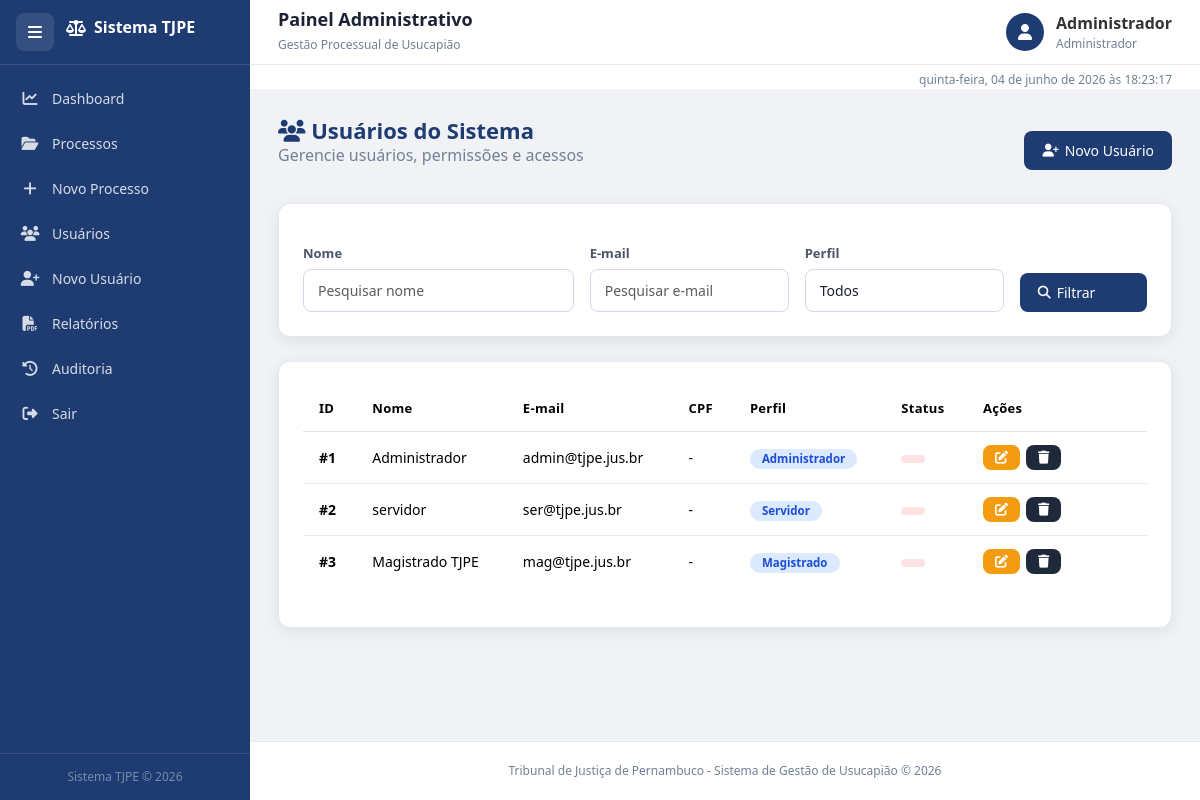
/usuarios (signed in), run on the app's committed database.
### tables this page shows
CREATE TABLE usuarios (
        id INTEGER PRIMARY KEY AUTOINCREMENT,
        nome TEXT NOT NULL,
        email TEXT UNIQUE NOT NULL,
        senha TEXT NOT NULL,
        perfil TEXT NOT NULL
    );

### projeto_tj.py (the view)
@app.route("/usuarios")
@login_required
@require_permission(["Administrador"])
def usuarios():
    conn = get_db_connection()
    usuarios = conn.execute(
        "SELECT * FROM usuarios"
    ).fetchall()
    conn.close()
    return render_template(
        "usuarios_lista.html",
        usuarios=usuarios
    )

### projeto_tj.py (called while the page is built, shortened)
def get_db_connection():
    conn = sqlite3.connect(DATABASE)
    conn.row_factory = sqlite3.Row
    return conn

def login_required(f):
    @wraps(f)
    def decorated_function(*args, **kwargs):
        return f(*args, **kwargs)
    return decorated_function

def require_permission(perfis_permitidos):
    def decorator(f):
        @wraps(f)
        def decorated_function(*args, **kwargs):
            if "perfil" not in session or session["perfil"] not in perfis_permitidos:
                flash(
                    "Acesso negado. Permissão insuficiente.",
                    "danger"
                )
                return redirect(url_for("dashboard"))
            return f(*args, **kwargs)
        return decorated_function
    return decorator

### templates/usuarios_lista.html (shortened to what this page needs)
{% extends 'base.html' %}
{% block content %}
<div class="page-header">
    <div>
        <h2>
            <i class="fas fa-users"></i>
            Usuários do Sistema
        </h2>
        <p class="text-muted">
            Gerencie usuários, permissões e acessos
        </p>
    </div>
    <div>
        <a href="{{ url_for('novo_usuario') }}" class="btn btn-primary">
            <i class="fas fa-user-plus"></i>
            Novo Usuário
        </a>
    </div>
</div>
<div class="card-box mb-4">
    <form method="GET">
        <div class="row g-3">
            <div class="col-lg-4">
                <label class="form-label">Nome</label>
                <input
                    type="text"
                    name="nome"
                    class="form-control"
                    placeholder="Pesquisar nome"
                    value="{{ request.args.get('nome', '') }}"
                >
            </div>
            <div class="col-lg-3">
                <label class="form-label">E-mail</label>
                <input
                    type="text"
                    name="email"
                    class="form-control"
                    placeholder="Pesquisar e-mail"
                    value="{{ request.args.get('email', '') }}"
                >
            </div>
            <div class="col-lg-3">
                <label class="form-label">Perfil</label>
                <select name="perfil" class="form-select">
                    <option value=""
                        {% if not request.args.get('perfil') %}selected{% endif %}>
                        Todos
                    </option>
                </select>
            </div>
            <div class="col-lg-2 d-flex align-items-end">
                <button type="submit" class="btn btn-primary w-100">
                    <i class="fas fa-search"></i>
                    Filtrar
                </button>
            </div>
        </div>
    </form>
</div>
<div class="card-box">
    <div class="table-responsive">
        <table class="table table-hover align-middle">
            <thead>
                <tr>
                    <th>ID</th>
                    <th>Nome</th>
                    <th>E-mail</th>
                    <th>CPF</th>
                    <th>Perfil</th>
                    <th>Status</th>
                    <th width="180">Ações</th>
                </tr>
            </thead>
            <tbody>
                {% if usuarios %}
                    {% for u in usuarios %}
                    <tr>
                        <td>
                            <strong>#{{ u['id'] }}</strong>
                        </td>
                        <td>{{ u['nome'] }}</td>
                        <td>{{ u['email'] }}</td>
                        <td>{{ u['cpf'] if u['cpf'] else '-' }}</td>
                        <td>
                            <span class="badge bg-info">
                                {{ u['perfil'] }}
                            </span>
                        </td>
                        <td>
                            {% if u['status'] == 'Ativo' %}
                                <span class="badge bg-success">
                                    {{ u['status'] }}
                                </span>
                            {% else %}
                                <span class="badge bg-danger">
                                </span>
                            {% endif %}
                        </td>
                        <td>
                            <div class="action-buttons">
                                <a
                                    href="{{ url_for('editar_usuario', id=u['id']) }}"
                                    class="btn btn-sm btn-warning"
                                    title="Editar"
                                >
                                    <i class="fas fa-edit"></i>
                                </a>
                                <a
                                    href="{{ url_for('excluir_usuario', id=u['id']) }}"
                                    class="btn btn-sm btn-dark"
                                    onclick="return confirm('Deseja excluir este usuário?')"
                                    title="Excluir"
                                >
                                    <i class="fas fa-trash"></i>
                                </a>
                            </div>
                        </td>
                    </tr>
                    {% endfor %}
                {% endif %}
            </tbody>
        </table>
    </div>
</div>
{% endblock %}

### static/css/style.css (style rules this page uses)
*, *::before, *::after { box-sizing: border-box; margin: 0; padding: 0; }
html, body { height: 100%; font-family: "Segoe UI", Tahoma, Geneva, Verdana, sans-serif; background: #f0f2f5; color: #333; overflow-x: hidden; scroll-behavior: smooth; }
:root { --sidebar-w: 250px; --sidebar-collapsed: 72px; --topbar-h: 65px; --azul: #1e3c72; --azul2: #2a5298; --azul3: #3a6abf; --branco: #ffffff; --cinza-bg: #f0f2f5; --borda: #e2e8f0; --texto: #1a2233; --texto2: #4a5568; --texto3: #718096; --verde: #2ecc71; --vermelho: #e74c3c; --laranja: #f39c12; --azul-info: #3498db; --radius: 12px; --shadow: 0 4px 16px rgba(0,0,0,0.08); --transition: 0.28s ease; }
.card-box { background: var(--branco); border-radius: var(--radius); box-shadow: var(--shadow); padding: 24px; margin-bottom: 20px; border: 1px solid var(--borda); }
.table { width: 100%; border-collapse: collapse; }
.table thead { background: var(--azul); color: #fff; }
.table thead th { padding: 13px 16px; font-size: 13px; font-weight: 600; letter-spacing: .3px; }
.table tbody td { padding: 13px 16px; border-bottom: 1px solid var(--borda); font-size: 14px; vertical-align: middle; }
.table tbody tr:last-child td { border-bottom: none; }
.badge { display: inline-block; padding: 4px 12px; border-radius: 20px; font-size: 11.5px; font-weight: 600; white-space: nowrap; }
.bg-danger, .badge-danger { background: #fee2e2 !important; color: #b91c1c !important; }
.bg-info, .badge-info { background: #dbeafe !important; color: #1d4ed8 !important; }
.btn { display: inline-flex; align-items: center; gap: 6px; padding: 9px 18px; border-radius: 8px; font-size: 14px; font-weight: 500; border: none; cursor: pointer; text-decoration: none; transition: all 0.18s; white-space: nowrap; }
.btn-sm { padding: 6px 12px; font-size: 13px; }
.btn-primary { background: var(--azul); color: #fff; }
.btn-warning { background: var(--laranja); color: #fff; }
.btn-dark { background: #1e293b; color: #fff; }
.btn i { font-size: 13px; }
label.form-label { display: block; font-size: 13px; font-weight: 600; color: var(--texto2); margin-bottom: 5px; }
input.form-control, select.form-select, textarea.form-control { width: 100%; padding: 10px 14px; border: 1px solid #d1d9e6; border-radius: 8px; font-size: 14px; color: var(--texto); background: var(--branco); transition: border 0.15s, box-shadow 0.15s; margin-bottom: 0; height: auto; }
.page-header { display: flex; align-items: center; justify-content: space-between; flex-wrap: wrap; gap: 12px; margin-bottom: 20px; }
.page-header h2 { font-size: 22px; font-weight: 700; color: var(--azul); margin: 0; }
.row { display: flex; flex-wrap: wrap; margin: -8px; }
.row.g-3 > * { padding: 8px; }
.col-lg-2 { width: 16.666%; }
.col-lg-3 { width: 25%; }
.col-lg-4 { width: 33.333%; }
.d-flex { display: flex; }
.mb-4 { margin-bottom: 16px; }
.w-100 { width: 100%; }
.text-muted { color: var(--texto3) !important; }
.table-responsive { overflow-x: auto; }
.table-hover tbody tr { cursor: default; }
.align-middle td { vertical-align: middle; }
strong { font-weight: 600; }
.action-buttons { display: flex; gap: 6px; flex-wrap: wrap; }

### data on the page
usuarios: id "1", nome "Administrador", email "admin@tjpe.jus.br", u "-", perfil "Administrador"
usuarios: id "2", nome "servidor", email "ser@tjpe.jus.br", u "-", perfil "Servidor"
usuarios: id "3", nome "Magistrado TJPE", email "mag@tjpe.jus.br", u "-", perfil "Magistrado"

### other printed values
{{ session.get('usuario_nome', 'Usuário') }} "Administrador"
{{ session.get('perfil', 'Perfil') }} "Administrador"
